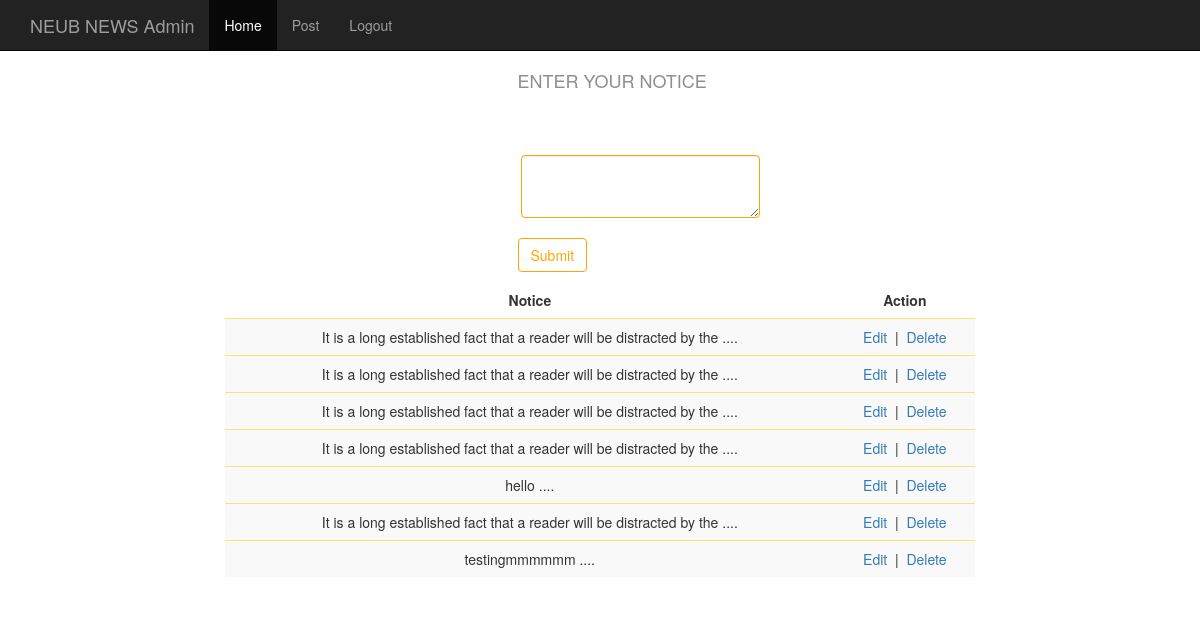
The page /admin/main.php (signed in) on the database its author committed.
### tables this page shows
CREATE TABLE IF NOT EXISTS `notices` (
`id` int(11) NOT NULL,
  `note` text NOT NULL,
  `notices_time` datetime NOT NULL
);

### admin/main.php (the view, shortened to what this page needs)
<?php include 'header.php'; ?>
		<div class="container">
			<div class="row">
				<div class="col-md-5 col-md-offset-5">
				<br />
					<h4 class="cat_main">ENTER YOUR NOTICE</h4>
					<p class='cat_box' id="save_status" ></p>
			<form action="" method="POST" class="form-inline">
					 <div class="form-group">
					<textarea class="form-control" rows="2" style="width: 239px; height: 63px;" id="comment"></textarea>
					</div>
					<br />
					<br />
					<p> <input class="btn btn-default" type="button" id="save_button" value="Submit" /> </p>
			</form>
				</div>
			</div>
		</div>
		<div class="container">
			<div class="row">
				<div class="col-md-8 col-md-offset-2 text-center">
					<table class="table table-striped table-responsive">
						<thead>
						  <tr>
							<th class="text-center">Notice</th>
							<th class="text-center">Action</th>
						  </tr>
						</thead>
								<?php
$i=0;
									 $cat_query = mysql_query("SELECT * FROM notices");
										while($run_list = mysql_fetch_array($cat_query))
										{
$i++;
												$view_note =$run_list['note'];
												$new_view_note = substr($view_note,0,70);
												$notices_id =$run_list['id'];
								?>
						<tbody>
						  <tr>
							<td class="text-center">
								<?php echo $new_view_note." ...." ?>
							</td>
			<td>
				<a class="fancybox" href="#inline<?php echo $i; ?>">Edit</a>
				&nbsp;|&nbsp;
				<a  href="delete.php?id=<?php echo $notices_id; ?>">Delete</a>
			</td>
						  </tr>
						</tbody>
									<?php
										}
									?>
					</table>
				</div>
			</div>
		</div>
</body>
</html>

### admin/admincustom.css (style rules this page uses)
.cat_main { height: 32px; width: 232px; color:#8F8E8E; margin-top: 51px; }
.cat_box { height: 32px; width: 242px; padding: 5px 0px 12px 5px; text-align: center; color: #FFA500; }
.form-control { border-bottom:1px solid; border-color: orange; }
.btn-default { border-bottom:1px solid; border-color: orange; color: orange; }
.table >thead > tr > th { vertical-align: bottom; border-bottom: 1px solid #FEE26D; }
.table > tbody > tr > td, .table > tbody > tr > th, .table > tfoot > tr > td, .table > tfoot > tr > th, .table > thead > tr > td, .table > thead > tr > th { padding: 8px; line-height: 1.42857; vertical-align: top; border-top: 1px solid #FEE26D; }
.table > tbody + tbody { border-top: 1px solid orange; }

### rows shown on the page
notices: note "It is a long established fact that a reader will be distracted by the"
notices: note "It is a long established fact that a reader will be distracted by the"
notices: note "It is a long established fact that a reader will be distracted by the"
notices: note "It is a long established fact that a reader will be distracted by the"
notices: note "hello"
notices: note "It is a long established fact that a reader will be distracted by the"
notices: note "testingmmmmmm"
